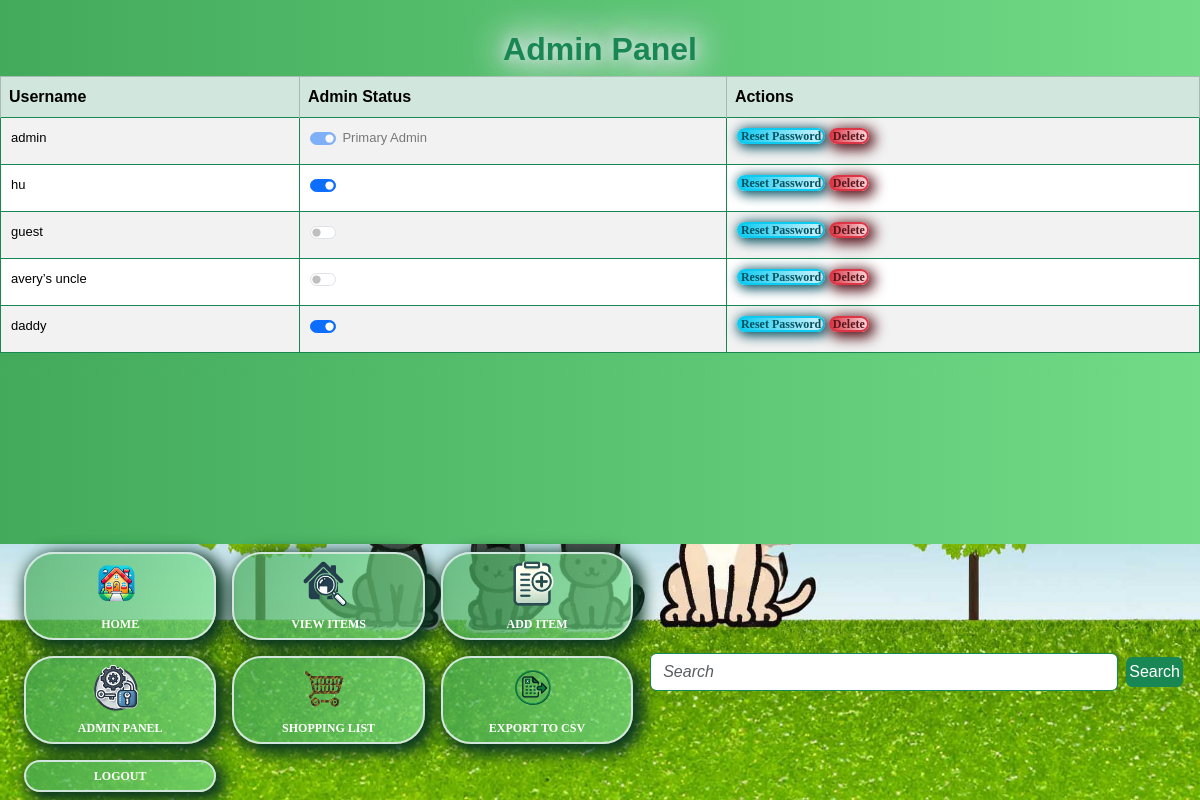
The app's page /admin (signed in), older data.
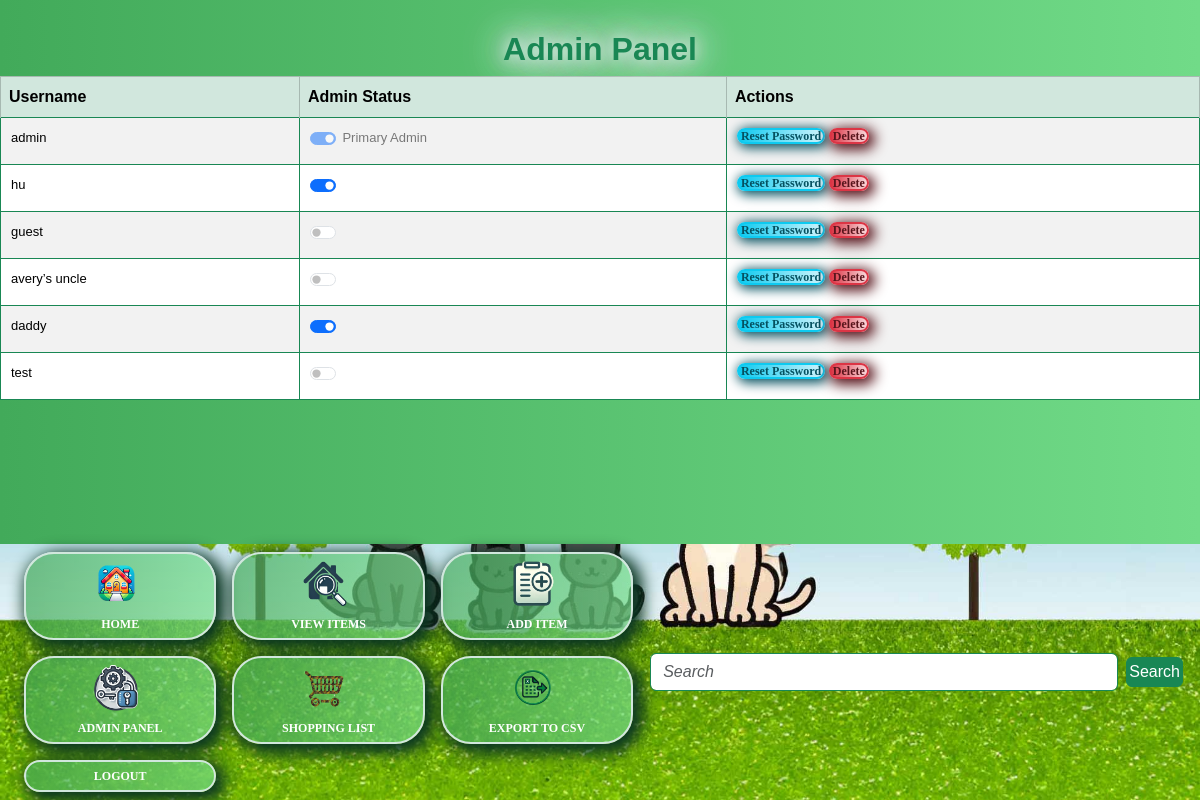
The same page, newer data.
### app/models.py (models this page shows, shortened)
class User(UserMixin, db.Model):
    id = db.Column(db.Integer, primary_key=True)
    username = db.Column(db.String(150), unique=True, nullable=False)
    password = db.Column(db.String(150), nullable=False)
    security_question = db.Column(db.String(255), nullable=False)
    security_answer = db.Column(db.String(255), nullable=False)
    is_admin = db.Column(db.Boolean, default=False)

### app/routes.py (the view)
@app.route('/admin', methods=['GET', 'POST'])
@login_required
@admin_required
def admin():
    users = User.query.all()
    return render_template('admin.html', users=users)

### app/__init__.py (called while the page is built)
@login_manager.user_loader
def load_user(user_id):
    return models.User.query.get(int(user_id))

### app/templates/admin.html (shortened to what this page needs)
{% extends "base.html" %}
{% block content %}
<h2>Admin Panel</h2>
<table class="table table-striped table-bordered">
    <thead class="table-success">
        <tr>
            <th>Username</th>
            <th>Admin Status</th>
            <th>Actions</th>
        </tr>
    </thead>
    <tbody>
        {% for user in users %}
        <tr>
            <td>{{ user.username }}</td>
            <td>
                {% if user.username == 'admin' %}
                <div class="form-check form-switch">
                    <input class="form-check-input" type="checkbox" id="flexSwitchCheckCheckedDisabled" checked disabled>
                    <label class="form-check-label" for="flexSwitchCheckCheckedDisabled">Primary Admin</label>
                </div>
                {% else %}
                <form method="POST" action="{{ url_for('toggle_admin', user_id=user.id) }}">
                    <div class="form-check form-switch">
                        <input class="form-check-input" type="checkbox" id="flexSwitchCheck{{ user.id }}" {% if user.is_admin %}checked{% endif %} onchange="this.form.submit()">
                    </div>
                </form>
                {% endif %}
            </td>
            <td>
                <form method="POST" action="{{ url_for('reset_user_password', user_id=user.id) }}" style="display: inline;">
                    <button type="submit" class="btn btn-outline-info btn-sm" id="btnReset">Reset Password</button>
                </form>
                <form method="POST" action="{{ url_for('delete_user', user_id=user.id) }}" style="display: inline;" onsubmit="return confirm('Are you sure you want to delete this user?');">
                    <button type="submit" class="btn btn-outline-danger btn-sm" id="btnDelete">Delete</button>
                </form>
            </td>
        </tr>
        {% endfor %}
    </tbody>
</table>
{% endblock %}

Row changes from the older to the newer data that the page shows:
added User: username "test"
